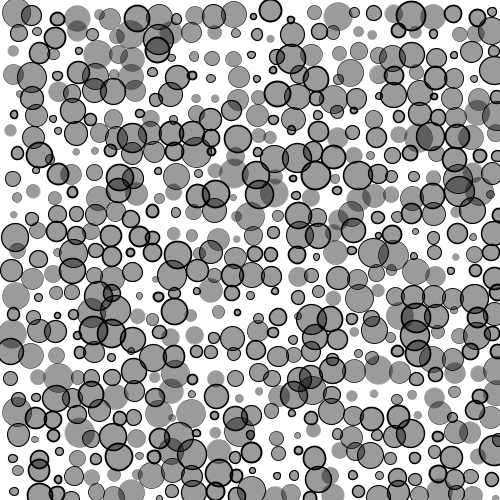
Frame 1 (no input)
Frame 60 (the mouse pressed at the canvas centre just before this capture): identical to frame 1, image omitted
Frame 120 (the mouse held since frame 60 and released just before this capture): identical to frame 1, image omitted

The Processing sketch that drew this single still picture (run headless with seeded random() and noise(); from frame 60 on, the mouse is pressed at the canvas centre):

// Processing sketch: processing_31283
// ── processing_31283.pde

 
   
//Feilds
int patternSeperationX = 20;  
int patternSeperationY = 20;  
   
//Setup
void setup(){  
  
  size(500,500);       
  background(255);
  
  fill(0, 100);
  stroke(0); 
  smooth();
     
//Loop
  for(int i = 0; i < width/patternSeperationX; i++){  
      for(int j = 0; j < height/patternSeperationY; j++){  
        pushMatrix();  
        translate(i*patternSeperationX, j*patternSeperationY);  
        yourFunction();  
        popMatrix();  
      }  
  }      
}     
   
void draw(){}  
   
void yourFunction(){   
  
  float r = random(-5, 5);
  float s = random(-5, 5);
  float t = random(2, 10);
  float u = random(2);
  
  strokeWeight(u);
  ellipse(15+r,15+s,3*t,3*t); 
}  
 
